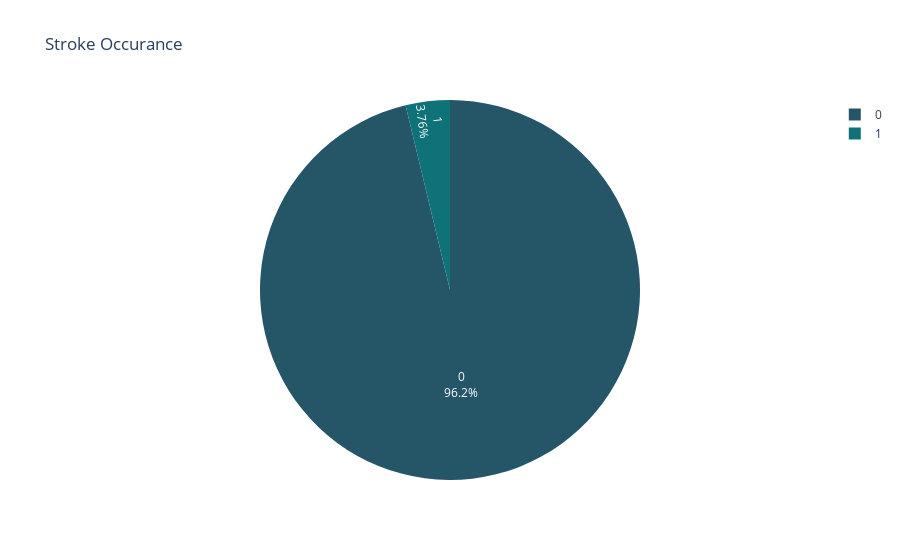

Notebook code cell kept with this figure:
### Markdown cell above
#### + Đột quỵ

### Code cell
stroke = dict(df['stroke'].value_counts())

fig = px.pie(names = stroke.keys(),values = stroke.values(),title = 'Stroke Occurance',color_discrete_sequence=px.colors.sequential.Aggrnyl)
fig.update_traces(textposition='inside', textinfo='percent+label')

### Figure 1 — Plotly figure (JSON) as saved in the notebook; plotly's stock layout.template omitted (floating-point values rounded to 4 significant figures)
{"data": [{"domain": {"x": [0, 1], "y": [0, 1]}, "hovertemplate": "label=%{label}<br>value=%{value}<extra></extra>", "labels": [0, 1], "legendgroup": "", "name": "", "showlegend": true, "textinfo": "percent+label", "textposition": "inside", "type": "pie", "values": [4225, 165]}], "layout": {"legend": {"tracegroupgap": 0}, "piecolorway": ["rgb(36, 86, 104)", "rgb(15, 114, 121)", "rgb(13, 143, 129)", "rgb(57, 171, 126)", "rgb(110, 197, 116)", "rgb(169, 220, 103)", "rgb(237, 239, 93)"], "title": {"text": "Stroke Occurance"}}}
